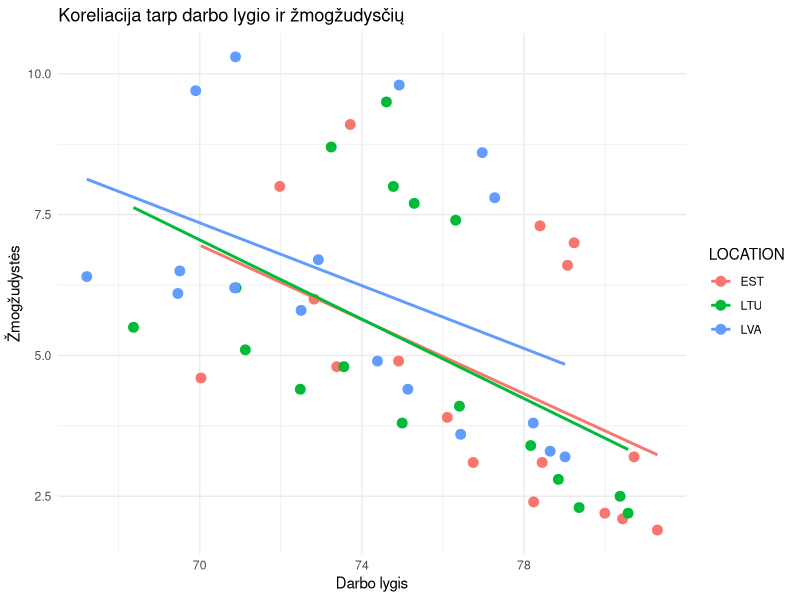

R code for this plot:
# Install ggplot2 package
install.packages("ggplot2")

# Load library
library(ggplot2)

# Load data
WellBeing <- read.csv("WellBeing.csv")

# Filter data for homicides and employment rates
homicides_data <- WellBeing[WellBeing$VARIABLE == "10_1", ]
employment_data <- WellBeing[WellBeing$VARIABLE == "2_1", ]

# Merge homicides and employment data
merged_data <- merge(homicides_data, employment_data, by = c("LOCATION", "TIME"))

# Rename Value columns
colnames(merged_data)[colnames(merged_data) == "Value.x"] <- "Homicides"
colnames(merged_data)[colnames(merged_data) == "Value.y"] <- "Employment_rate"

# Create scatter plot with ggplot2
plot <- ggplot(merged_data, aes(x = Employment_rate, y = Homicides, color = LOCATION)) +
  geom_point(size=3) +
  geom_smooth(method = "lm", se = FALSE, linetype = "solid") +
  labs(title = "Koreliacija tarp darbo lygio ir žmogžudysčių",
       x = "Darbo lygis",
       y = "Žmogžudystės") +
  theme_minimal()

# Display plot
print(plot)